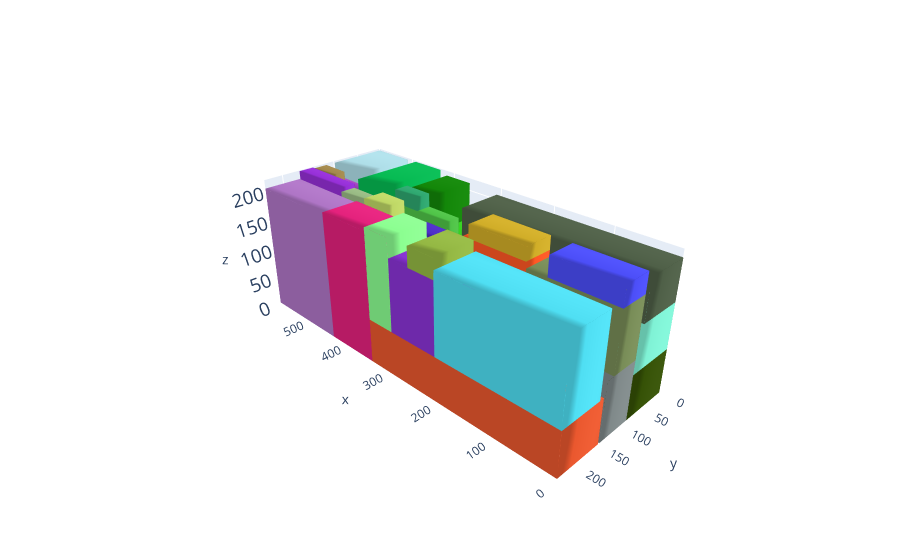

Notebook cell for this chart:
### Markdown cell above
# Plot the solution

### Code cell
box_dims = []
for aabb in cont.aabbs:
  box_dims.append([aabb.xmin,aabb.ymin,aabb.zmin,aabb.xmax,aabb.ymax,aabb.zmax])

bxplot.plot_container([L,W,H], box_dims)

### Figure 1 — Plotly figure (JSON) as saved in the notebook; plotly's stock layout.template omitted (floating-point values rounded to 4 significant figures)
{"data": [{"color": "rgb(53.305925918755904,81.41811463971257,5.989575633398657)", "i": [7, 0, 0, 0, 4, 4, 2, 6, 4, 0, 3, 7], "j": [3, 4, 1, 2, 5, 6, 5, 5, 0, 1, 2, 2], "k": [0, 7, 2, 3, 6, 7, 1, 2, 5, 5, 7, 6], "opacity": 1, "type": "mesh3d", "x": [0, 0, 340, 340, 0, 0, 340, 340], "y": [0, 84, 84, 0, 0, 84, 84, 0], "z": [0, 0, 0, 0, 72, 72, 72, 72]}, {"color": "rgb(233.1015622720774,87.23601956721016,45.91899491787549)", "i": [7, 0, 0, 0, 4, 4, 2, 6, 4, 0, 3, 7], "j": [3, 4, 1, 2, 5, 6, 5, 5, 0, 1, 2, 2], "k": [0, 7, 2, 3, 6, 7, 1, 2, 5, 5, 7, 6], "opacity": 1, "type": "mesh3d", "x": [0, 0, 340, 340, 0, 0, 340, 340], "y": [149, 233, 233, 149, 149, 233, 233, 149], "z": [0, 0, 0, 0, 72, 72, 72, 72]}, {"color": "rgb(140.67773334844537,85.94418974180952,5.765007710103157)", "i": [7, 0, 0, 0, 4, 4, 2, 6, 4, 0, 3, 7], "j": [3, 4, 1, 2, 5, 6, 5, 5, 0, 1, 2, 2], "k": [0, 7, 2, 3, 6, 7, 1, 2, 5, 5, 7, 6], "opacity": 1, "type": "mesh3d", "x": [417, 417, 587, 587, 417, 417, 587, 587], "y": [0, 168, 168, 0, 0, 168, 168, 0], "z": [0, 0, 0, 0, 72, 72, 72, 72]}, {"color": "rgb(174.69475305793642,117.06990779084295,197.6622517116437)", "i": [7, 0, 0, 0, 4, 4, 2, 6, 4, 0, 3, 7], "j": [3, 4, 1, 2, 5, 6, 5, 5, 0, 1, 2, 2], "k": [0, 7, 2, 3, 6, 7, 1, 2, 5, 5, 7, 6], "opacity": 1, "type": "mesh3d", "x": [435, 435, 587, 587, 435, 435, 587, 587], "y": [169, 233, 233, 169, 169, 233, 233, 169], "z": [0, 0, 0, 0, 206, 206, 206, 206]}, {"color": "rgb(126.97979480470347,241.34934619991978,212.5010650092164)", "i": [7, 0, 0, 0, 4, 4, 2, 6, 4, 0, 3, 7], "j": [3, 4, 1, 2, 5, 6, 5, 5, 0, 1, 2, 2], "k": [0, 7, 2, 3, 6, 7, 1, 2, 5, 5, 7, 6], "opacity": 1, "type": "mesh3d", "x": [0, 0, 340, 340, 0, 0, 340, 340], "y": [0, 84, 84, 0, 0, 84, 84, 0], "z": [72, 72, 72, 72, 144, 144, 144, 144]}, {"color": "rgb(78.79392801697068,221.84113906307653,241.87385530486793)", "i": [7, 0, 0, 0, 4, 4, 2, 6, 4, 0, 3, 7], "j": [3, 4, 1, 2, 5, 6, 5, 5, 0, 1, 2, 2], "k": [0, 7, 2, 3, 6, 7, 1, 2, 5, 5, 7, 6], "opacity": 1, "type": "mesh3d", "x": [0, 0, 206, 206, 0, 0, 206, 206], "y": [157, 233, 233, 157, 157, 233, 233, 157], "z": [72, 72, 72, 72, 200, 200, 200, 200]}, {"color": "rgb(174.34802986456793,75.17388885753424,204.16221944328728)", "i": [7, 0, 0, 0, 4, 4, 2, 6, 4, 0, 3, 7], "j": [3, 4, 1, 2, 5, 6, 5, 5, 0, 1, 2, 2], "k": [0, 7, 2, 3, 6, 7, 1, 2, 5, 5, 7, 6], "opacity": 1, "type": "mesh3d", "x": [492, 492, 587, 587, 492, 492, 587, 587], "y": [0, 140, 140, 0, 0, 140, 140, 0], "z": [72, 72, 72, 72, 196, 196, 196, 196]}, {"color": "rgb(126.82214436184894,136.46356569241573,137.02620341007744)", "i": [7, 0, 0, 0, 4, 4, 2, 6, 4, 0, 3, 7], "j": [3, 4, 1, 2, 5, 6, 5, 5, 0, 1, 2, 2], "k": [0, 7, 2, 3, 6, 7, 1, 2, 5, 5, 7, 6], "opacity": 1, "type": "mesh3d", "x": [0, 0, 280, 280, 0, 0, 280, 280], "y": [84, 146, 146, 84, 84, 146, 146, 84], "z": [0, 0, 0, 0, 95, 95, 95, 95]}, {"color": "rgb(149.71984723821137,47.05504313687911,215.04278711279318)", "i": [7, 0, 0, 0, 4, 4, 2, 6, 4, 0, 3, 7], "j": [3, 4, 1, 2, 5, 6, 5, 5, 0, 1, 2, 2], "k": [0, 7, 2, 3, 6, 7, 1, 2, 5, 5, 7, 6], "opacity": 1, "type": "mesh3d", "x": [476, 476, 587, 587, 476, 476, 587, 587], "y": [142, 168, 168, 142, 142, 168, 168, 142], "z": [72, 72, 72, 72, 219, 219, 219, 219]}, {"color": "rgb(78.7564141975774,95.5246713566491,71.33879249142966)", "i": [7, 0, 0, 0, 4, 4, 2, 6, 4, 0, 3, 7], "j": [3, 4, 1, 2, 5, 6, 5, 5, 0, 1, 2, 2], "k": [0, 7, 2, 3, 6, 7, 1, 2, 5, 5, 7, 6], "opacity": 1, "type": "mesh3d", "x": [0, 0, 309, 309, 0, 0, 309, 309], "y": [0, 76, 76, 0, 0, 76, 76, 0], "z": [144, 144, 144, 144, 208, 208, 208, 208]}, {"color": "rgb(227.84193265171865,33.73467814877455,124.38431058258931)", "i": [7, 0, 0, 0, 4, 4, 2, 6, 4, 0, 3, 7], "j": [3, 4, 1, 2, 5, 6, 5, 5, 0, 1, 2, 2], "k": [0, 7, 2, 3, 6, 7, 1, 2, 5, 5, 7, 6], "opacity": 1, "type": "mesh3d", "x": [340, 340, 435, 435, 340, 340, 435, 435], "y": [171, 233, 233, 171, 171, 233, 233, 171], "z": [0, 0, 0, 0, 210, 210, 210, 210]}, {"color": "rgb(38.435804148930316,157.1360489049256,55.32754421784851)", "i": [7, 0, 0, 0, 4, 4, 2, 6, 4, 0, 3, 7], "j": [3, 4, 1, 2, 5, 6, 5, 5, 0, 1, 2, 2], "k": [0, 7, 2, 3, 6, 7, 1, 2, 5, 5, 7, 6], "opacity": 1, "type": "mesh3d", "x": [422, 422, 492, 492, 422, 422, 492, 492], "y": [0, 124, 124, 0, 0, 124, 124, 0], "z": [72, 72, 72, 72, 167, 167, 167, 167]}, {"color": "rgb(52.2433187821135,209.0523065187114,30.909040101820242)", "i": [7, 0, 0, 0, 4, 4, 2, 6, 4, 0, 3, 7], "j": [3, 4, 1, 2, 5, 6, 5, 5, 0, 1, 2, 2], "k": [0, 7, 2, 3, 6, 7, 1, 2, 5, 5, 7, 6], "opacity": 1, "type": "mesh3d", "x": [341, 341, 417, 417, 341, 341, 417, 417], "y": [0, 86, 86, 0, 0, 86, 86, 0], "z": [0, 0, 0, 0, 152, 152, 152, 152]}, {"color": "rgb(119.8533701303885,140.28984684590787,87.01880440830662)", "i": [7, 0, 0, 0, 4, 4, 2, 6, 4, 0, 3, 7], "j": [3, 4, 1, 2, 5, 6, 5, 5, 0, 1, 2, 2], "k": [0, 7, 2, 3, 6, 7, 1, 2, 5, 5, 7, 6], "opacity": 1, "type": "mesh3d", "x": [0, 0, 142, 142, 0, 0, 142, 142], "y": [84, 132, 132, 84, 84, 132, 132, 84], "z": [95, 95, 95, 95, 189, 189, 189, 189]}, {"color": "rgb(174.5675717567505,222.06706057709172,232.12613464621057)", "i": [7, 0, 0, 0, 4, 4, 2, 6, 4, 0, 3, 7], "j": [3, 4, 1, 2, 5, 6, 5, 5, 0, 1, 2, 2], "k": [0, 7, 2, 3, 6, 7, 1, 2, 5, 5, 7, 6], "opacity": 1, "type": "mesh3d", "x": [512, 512, 587, 587, 512, 512, 587, 587], "y": [0, 98, 98, 0, 0, 98, 98, 0], "z": [196, 196, 196, 196, 217, 217, 217, 217]}, {"color": "rgb(234.0865676950917,127.15275004748838,104.67042900019662)", "i": [7, 0, 0, 0, 4, 4, 2, 6, 4, 0, 3, 7], "j": [3, 4, 1, 2, 5, 6, 5, 5, 0, 1, 2, 2], "k": [0, 7, 2, 3, 6, 7, 1, 2, 5, 5, 7, 6], "opacity": 1, "type": "mesh3d", "x": [346, 346, 417, 417, 346, 346, 417, 417], "y": [123, 171, 171, 123, 123, 171, 171, 123], "z": [0, 0, 0, 0, 188, 188, 188, 188]}, {"color": "rgb(150.9888653379063,225.24158628018827,37.42871725199508)", "i": [7, 0, 0, 0, 4, 4, 2, 6, 4, 0, 3, 7], "j": [3, 4, 1, 2, 5, 6, 5, 5, 0, 1, 2, 2], "k": [0, 7, 2, 3, 6, 7, 1, 2, 5, 5, 7, 6], "opacity": 1, "type": "mesh3d", "x": [425, 425, 476, 476, 425, 425, 476, 476], "y": [127, 168, 168, 127, 127, 168, 168, 127], "z": [72, 72, 72, 72, 192, 192, 192, 192]}, {"color": "rgb(78.72152705454373,194.50626882184275,71.1715133590954)", "i": [7, 0, 0, 0, 4, 4, 2, 6, 4, 0, 3, 7], "j": [3, 4, 1, 2, 5, 6, 5, 5, 0, 1, 2, 2], "k": [0, 7, 2, 3, 6, 7, 1, 2, 5, 5, 7, 6], "opacity": 1, "type": "mesh3d", "x": [306, 306, 417, 417, 306, 306, 417, 417], "y": [86, 112, 112, 86, 86, 112, 112, 86], "z": [0, 0, 0, 0, 196, 196, 196, 196]}, {"color": "rgb(6.818872212339288,186.39913715948356,83.01972747510341)", "i": [7, 0, 0, 0, 4, 4, 2, 6, 4, 0, 3, 7], "j": [3, 4, 1, 2, 5, 6, 5, 5, 0, 1, 2, 2], "k": [0, 7, 2, 3, 6, 7, 1, 2, 5, 5, 7, 6], "opacity": 1, "type": "mesh3d", "x": [432, 432, 492, 492, 432, 432, 492, 492], "y": [0, 123, 123, 0, 0, 123, 123, 0], "z": [167, 167, 167, 167, 218, 218, 218, 218]}, {"color": "rgb(75.6185992497702,78.05457584537231,247.26195340004267)", "i": [7, 0, 0, 0, 4, 4, 2, 6, 4, 0, 3, 7], "j": [3, 4, 1, 2, 5, 6, 5, 5, 0, 1, 2, 2], "k": [0, 7, 2, 3, 6, 7, 1, 2, 5, 5, 7, 6], "opacity": 1, "type": "mesh3d", "x": [0, 0, 108, 108, 0, 0, 108, 108], "y": [84, 132, 132, 84, 84, 132, 132, 84], "z": [189, 189, 189, 189, 220, 220, 220, 220]}, {"color": "rgb(137.09061009948593,51.320676432302314,212.19750877892312)", "i": [7, 0, 0, 0, 4, 4, 2, 6, 4, 0, 3, 7], "j": [3, 4, 1, 2, 5, 6, 5, 5, 0, 1, 2, 2], "k": [0, 7, 2, 3, 6, 7, 1, 2, 5, 5, 7, 6], "opacity": 1, "type": "mesh3d", "x": [206, 206, 292, 292, 206, 206, 292, 292], "y": [157, 233, 233, 157, 157, 233, 233, 157], "z": [72, 72, 72, 72, 186, 186, 186, 186]}, {"color": "rgb(162.44911349051804,135.96095697474922,75.70559657290308)", "i": [7, 0, 0, 0, 4, 4, 2, 6, 4, 0, 3, 7], "j": [3, 4, 1, 2, 5, 6, 5, 5, 0, 1, 2, 2], "k": [0, 7, 2, 3, 6, 7, 1, 2, 5, 5, 7, 6], "opacity": 1, "type": "mesh3d", "x": [538, 538, 587, 587, 538, 538, 587, 587], "y": [115, 140, 140, 115, 115, 140, 140, 115], "z": [196, 196, 196, 196, 217, 217, 217, 217]}, {"color": "rgb(139.35543620974764,253.18608368206276,144.4686400566627)", "i": [7, 0, 0, 0, 4, 4, 2, 6, 4, 0, 3, 7], "j": [3, 4, 1, 2, 5, 6, 5, 5, 0, 1, 2, 2], "k": [0, 7, 2, 3, 6, 7, 1, 2, 5, 5, 7, 6], "opacity": 1, "type": "mesh3d", "x": [293, 293, 340, 340, 293, 293, 340, 340], "y": [162, 233, 233, 162, 162, 233, 233, 162], "z": [72, 72, 72, 72, 216, 216, 216, 216]}, {"color": "rgb(253.64094354852324,87.9053559404058,36.39693666082513)", "i": [7, 0, 0, 0, 4, 4, 2, 6, 4, 0, 3, 7], "j": [3, 4, 1, 2, 5, 6, 5, 5, 0, 1, 2, 2], "k": [0, 7, 2, 3, 6, 7, 1, 2, 5, 5, 7, 6], "opacity": 1, "type": "mesh3d", "x": [142, 142, 253, 253, 142, 142, 253, 253], "y": [84, 133, 133, 84, 84, 133, 133, 84], "z": [95, 95, 95, 95, 199, 199, 199, 199]}, {"color": "rgb(18.90907184377481,134.587385641056,8.704140925458882)", "i": [7, 0, 0, 0, 4, 4, 2, 6, 4, 0, 3, 7], "j": [3, 4, 1, 2, 5, 6, 5, 5, 0, 1, 2, 2], "k": [0, 7, 2, 3, 6, 7, 1, 2, 5, 5, 7, 6], "opacity": 1, "type": "mesh3d", "x": [366, 366, 417, 417, 366, 366, 417, 417], "y": [0, 82, 82, 0, 0, 82, 82, 0], "z": [152, 152, 152, 152, 212, 212, 212, 212]}, {"color": "rgb(242.1418945106622,36.810349262696576,46.36629893260485)", "i": [7, 0, 0, 0, 4, 4, 2, 6, 4, 0, 3, 7], "j": [3, 4, 1, 2, 5, 6, 5, 5, 0, 1, 2, 2], "k": [0, 7, 2, 3, 6, 7, 1, 2, 5, 5, 7, 6], "opacity": 1, "type": "mesh3d", "x": [298, 298, 346, 346, 298, 298, 346, 346], "y": [113, 149, 149, 113, 113, 149, 149, 113], "z": [0, 0, 0, 0, 124, 124, 124, 124]}, {"color": "rgb(152.32563279212908,185.497262486228,131.02974620153944)", "i": [7, 0, 0, 0, 4, 4, 2, 6, 4, 0, 3, 7], "j": [3, 4, 1, 2, 5, 6, 5, 5, 0, 1, 2, 2], "k": [0, 7, 2, 3, 6, 7, 1, 2, 5, 5, 7, 6], "opacity": 1, "type": "mesh3d", "x": [427, 427, 476, 476, 427, 427, 476, 476], "y": [143, 168, 168, 143, 143, 168, 168, 143], "z": [192, 192, 192, 192, 213, 213, 213, 213]}, {"color": "rgb(147.6031906288835,183.5670981696436,67.01886299276732)", "i": [7, 0, 0, 0, 4, 4, 2, 6, 4, 0, 3, 7], "j": [3, 4, 1, 2, 5, 6, 5, 5, 0, 1, 2, 2], "k": [0, 7, 2, 3, 6, 7, 1, 2, 5, 5, 7, 6], "opacity": 1, "type": "mesh3d", "x": [206, 206, 254, 254, 206, 206, 254, 254], "y": [161, 233, 233, 161, 161, 233, 233, 161], "z": [186, 186, 186, 186, 217, 217, 217, 217]}, {"color": "rgb(190.38840585555894,214.71758059452392,101.1405205390586)", "i": [7, 0, 0, 0, 4, 4, 2, 6, 4, 0, 3, 7], "j": [3, 4, 1, 2, 5, 6, 5, 5, 0, 1, 2, 2], "k": [0, 7, 2, 3, 6, 7, 1, 2, 5, 5, 7, 6], "opacity": 1, "type": "mesh3d", "x": [369, 369, 417, 417, 369, 369, 417, 417], "y": [135, 171, 171, 135, 135, 171, 171, 135], "z": [188, 188, 188, 188, 219, 219, 219, 219]}, {"color": "rgb(208.34938212454298,173.01349905004653,39.83627723815542)", "i": [7, 0, 0, 0, 4, 4, 2, 6, 4, 0, 3, 7], "j": [3, 4, 1, 2, 5, 6, 5, 5, 0, 1, 2, 2], "k": [0, 7, 2, 3, 6, 7, 1, 2, 5, 5, 7, 6], "opacity": 1, "type": "mesh3d", "x": [142, 142, 242, 242, 142, 142, 242, 242], "y": [84, 133, 133, 84, 84, 133, 133, 84], "z": [199, 199, 199, 199, 220, 220, 220, 220]}, {"color": "rgb(77.7039608941708,45.62981861263471,199.9172342274708)", "i": [7, 0, 0, 0, 4, 4, 2, 6, 4, 0, 3, 7], "j": [3, 4, 1, 2, 5, 6, 5, 5, 0, 1, 2, 2], "k": [0, 7, 2, 3, 6, 7, 1, 2, 5, 5, 7, 6], "opacity": 1, "type": "mesh3d", "x": [298, 298, 346, 346, 298, 298, 346, 346], "y": [113, 149, 149, 113, 113, 149, 149, 113], "z": [124, 124, 124, 124, 186, 186, 186, 186]}, {"color": "rgb(46.067686938324684,166.60502800191904,110.97574424939847)", "i": [7, 0, 0, 0, 4, 4, 2, 6, 4, 0, 3, 7], "j": [3, 4, 1, 2, 5, 6, 5, 5, 0, 1, 2, 2], "k": [0, 7, 2, 3, 6, 7, 1, 2, 5, 5, 7, 6], "opacity": 1, "type": "mesh3d", "x": [368, 368, 417, 417, 368, 368, 417, 417], "y": [86, 111, 111, 86, 86, 111, 111, 86], "z": [196, 196, 196, 196, 217, 217, 217, 217]}], "layout": {"autosize": false, "margin": {"b": 0, "l": 0, "r": 0, "t": 0}, "paper_bgcolor": "rgba(0,0,0,0)", "scene": {"camera": {"center": {"x": 0, "y": 0, "z": 0}, "eye": {"x": -2, "y": 2, "z": 1.5}, "up": {"x": 0, "y": 0, "z": 1}}, "xaxis": {"nticks": 10, "range": [0, 587], "showspikes": false}, "yaxis": {"nticks": 5, "range": [0, 233], "showspikes": false}, "zaxis": {"nticks": 5, "range": [0, 220], "tickfont": {"size": 15}}}}}
